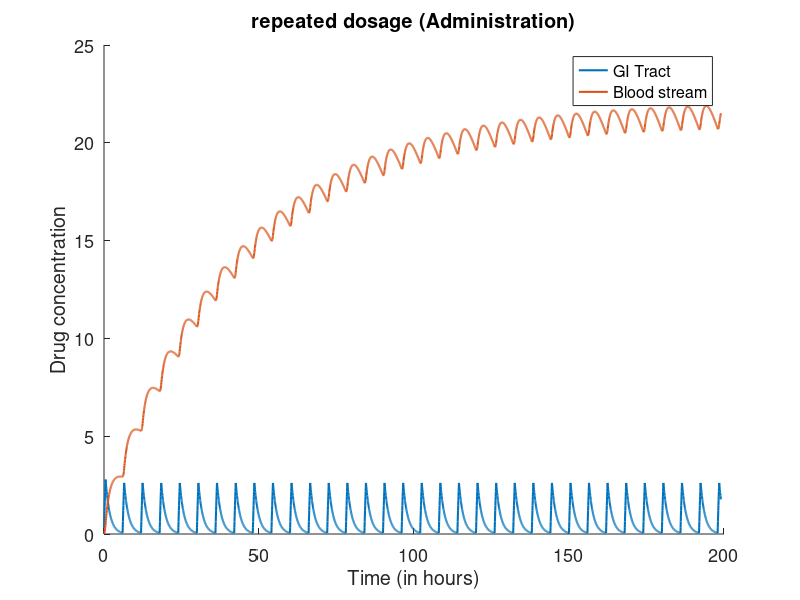

Recreate this plot in MATLAB.
%Q3(f):
% Maximum therapeutic limit of 20 units is reached at 103.4 hours. After
% which drug will have adverse effect.
close all;
clear all;
total = 200;
dt = 0.05;
iter = (total - 1) / dt + 1;
Q1 = zeros(iter, 1);
Q2 = zeros(iter, 1);
Q1(1) = 6 * dt;
Q2(1) = 0;
k1 = 0.6931;
k2 = 0.0231;
t = zeros(iter, 1);
set(gca,'fontsize',13)
hold on

ti = -1;
for i = 2 : iter
    add = 0;
    t(i) = t(i - 1) + dt;
    if mod(t(i), 6) >= 0 && mod(t(i), 6) <= 0.5
        add = 6 * dt;
    end;
    Q1(i) = Q1(i - 1) - dt * k1 * Q1(i - 1) + add;
    Q2(i) = Q2(i - 1) + dt * (k1 * Q1(i - 1) - k2 * Q2(i - 1)); 
    if(Q2(i) >= 20 && ti == -1) 
        ti = t(i);
    end;
end;
ti
plot(t, Q1,'lineWidth',1.5);
hold on
plot(t, Q2,'lineWidth',1.5);
legend('GI Tract', 'Blood stream');
title('repeated dosage (Administration)');
xlabel('Time (in hours)');
ylabel('Drug concentration');
